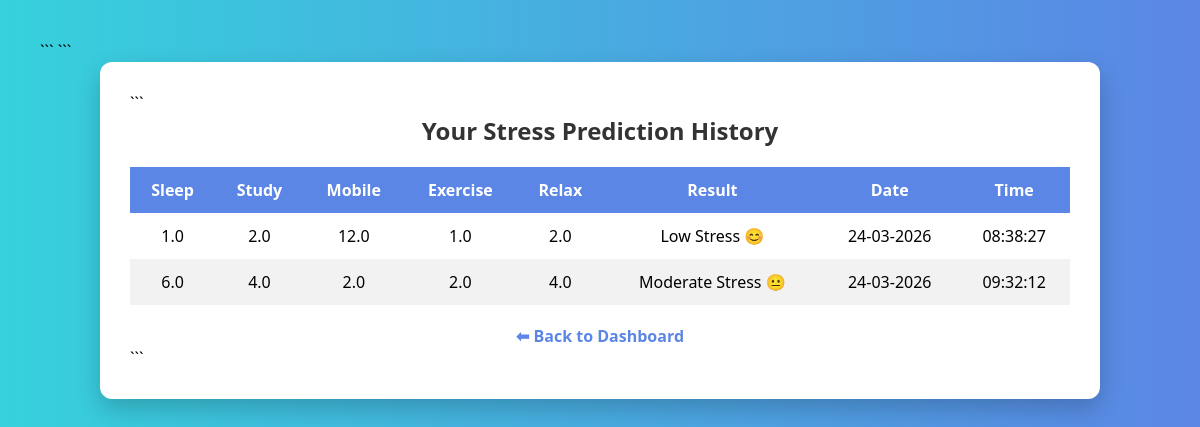
The app's page /history (signed in) with its own data.
### tables this page shows
CREATE TABLE stress_data(
                    id INTEGER PRIMARY KEY AUTOINCREMENT,
                    username TEXT,
                    sleep REAL,
                    study REAL,
                    mobile REAL,
                    exercise REAL,
                    relax REAL,
                    prediction TEXT,
                    date TEXT,
                    time TEXT);

### app.py (the view)
@app.route('/history')
def history():
    if 'user' not in session:
        return redirect('/')
    conn = sqlite3.connect('database.db')
    c = conn.cursor()
    c.execute("SELECT * FROM stress_data WHERE username=?", (session['user'],))
    data = c.fetchall()
    conn.close()
    return render_template('history.html', data=data)

### templates/history.html (shortened to what this page needs)
<!DOCTYPE html>
<html lang="en">
<head>
```
</head>
<body>
<div class="container">
```
<h2>Your Stress Prediction History</h2>
<table>
    <thead>
        <tr>
            <th>Sleep</th>
            <th>Study</th>
            <th>Mobile</th>
            <th>Exercise</th>
            <th>Relax</th>
            <th>Result</th>
            <th>Date</th>
            <th>Time</th>
        </tr>
    </thead>
    <tbody>
        {% for row in data %}
        <tr>
            <td>{{ row[2] }}</td>
            <td>{{ row[3] }}</td>
            <td>{{ row[4] }}</td>
            <td>{{ row[5] }}</td>
            <td>{{ row[6] }}</td>
            <td>{{ row[7] }}</td>
            <td>{{ row[8] }}</td>
            <td>{{ row[9] }}</td>
        </tr>
        {% endfor %}
    </tbody>
</table>
<div class="back">
    <a href="/dashboard">⬅ Back to Dashboard</a>
</div>
```
</div>
</body>
</html>

### templates/history.html (style rules this page uses)
* { margin: 0; padding: 0; box-sizing: border-box; font-family: 'Segoe UI', sans-serif; }
body { background: linear-gradient(to right, #36d1dc, #5b86e5); min-height: 100vh; padding: 40px; }
.container { max-width: 1000px; margin: auto; background: #fff; border-radius: 12px; padding: 30px; box-shadow: 0 10px 25px rgba(0,0,0,0.2); }
h2 { text-align: center; margin-bottom: 20px; color: #333; }
table { width: 100%; border-collapse: collapse; margin-top: 20px; }
table thead { background: #5b86e5; color: white; }
table th, table td { padding: 12px; text-align: center; }
table tr:nth-child(even) { background: #f2f2f2; }
th { font-weight: bold; }
.back { display: block; margin-top: 20px; text-align: center; }
.back a { text-decoration: none; color: #5b86e5; font-weight: bold; }

### records on screen
stress_data: sleep "1.0", study "2.0", mobile "12.0", exercise "1.0", relax "2.0", prediction "Low Stress 😊", date "24-03-2026", time "08:38:27"
stress_data: sleep "6.0", study "4.0", mobile "2.0", exercise "2.0", relax "4.0", prediction "Moderate Stress 😐", date "24-03-2026", time "09:32:12"
